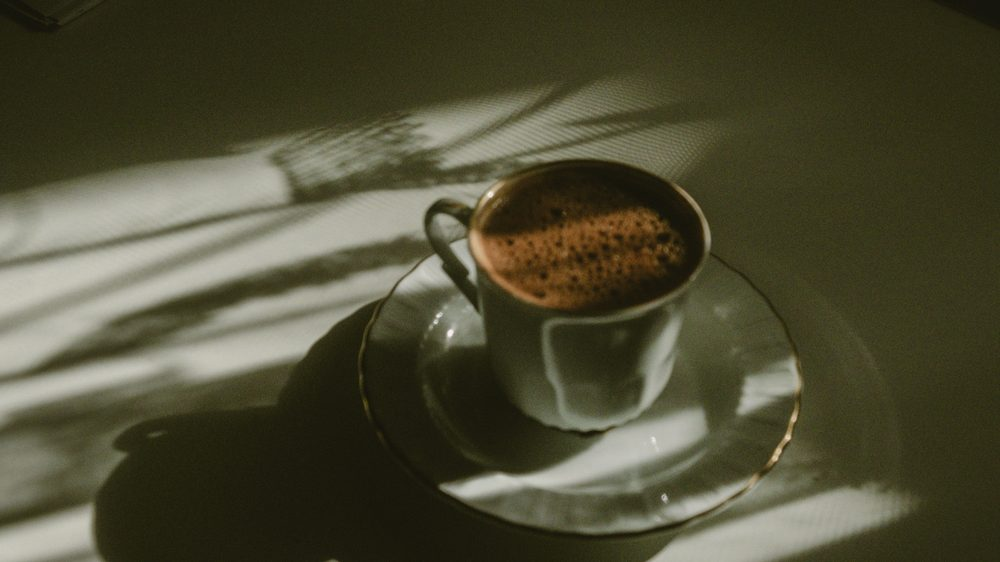
#> input picture prototype/kreated-v2/morrow/assets/img/photo/01-hero-1000.jpg, 1000 x 562 px
$ python -i build-images.py   (imports and definitions only)
#> lines starting #> are read from the running program, lines starting #| are printed output that depends on the picture
#> further down, picture is the input picture: PIL image 1000x562 RGB; mean R, G, B 77.4, 75.3, 52.7
#!/usr/bin/env python3
"""MORROW — photography build.

Reads tools/photo-manifest.json, and for every entry:
  1. opens the original from the source directory (never modified),
  2. crops to the slot's aspect ratio around a chosen focal point,
  3. applies the restrained house grade (saturation -8%, blacks lifted to
     ~#231B16, highlights nudged warm, shadows nudged olive),
  4. resizes to each requested width (never upscales),
  5. writes AVIF + WebP + JPEG into assets/img/photo/.

Usage:  python3 tools/build-images.py            # build everything
        python3 tools/build-images.py 01-hero    # one slot

Manifest entry:
  { "slot": "01-hero", "src": "18579918-busranur-aydin.jpg",
    "ar": [16, 9], "focus": [0.5, 0.5], "widths": [2400, 1600, 1000],
    "grade": true, "sat": 0.92 }   # sat is optional; lower it for a frame that runs hot
`focus` is the fractional x/y of the crop window within the original
(0 = left/top, 1 = right/bottom). Optional: `zoom` (1.2 = a 20% tighter
window), `sat` (saturation multiplier), `warm` (+red/-blue in 0–255 units),
and `overlays` — brand elements composited onto the crop:
  {"type":"mark","x":.28,"y":.45,"size":.09,"color":"#F2ECE1","opacity":.92}
  {"type":"text","text":"MON–FRI 6:30 — 15:00","x":.28,"y":.52,"size":.012,
   "anchor":"center","tracking":.08,"font":"JetBrainsMono.ttf"}
Overlays are how the Morrow mark appears on the door glass and the takeaway
cup: disclosed in SOURCES.md, never passed off as photographed.
Sizes/ratios come from assets/img/README.md.
"""
import json, os, sys
from PIL import Image, ImageEnhance, ImageOps, ImageDraw, ImageFont, ImageChops

HERE = os.path.dirname(os.path.abspath(__file__))
ROOT = os.path.join(HERE, '..')
SRC = os.path.join(ROOT, '..', '..', '..', 'assets', 'photography', 'morrow')
OUT = os.path.join(ROOT, 'assets', 'img', 'photo')

# [18 lines left out: functions crop_ar, warm, not called in this run]

FONTS = os.path.join(HERE, 'fonts')

# [49 lines left out: functions draw_mark, overlay, not called in this run]

def grade(im, sat=0.92):
    """One restrained grade for every image so they read as one shoot."""
#> called with sat = 0.92
    im = ImageEnhance.Color(im).enhance(sat)             # saturation -8% by default
    # tone: lift blacks a touch, hold whites just under clip
    lut = [int(round(10 + i * (247 - 10) / 255)) for i in range(256)]
    im = im.point(lut * 3)
    # warm highlights / olive shadows, weighted by luminance
    r, g, b = im.split()
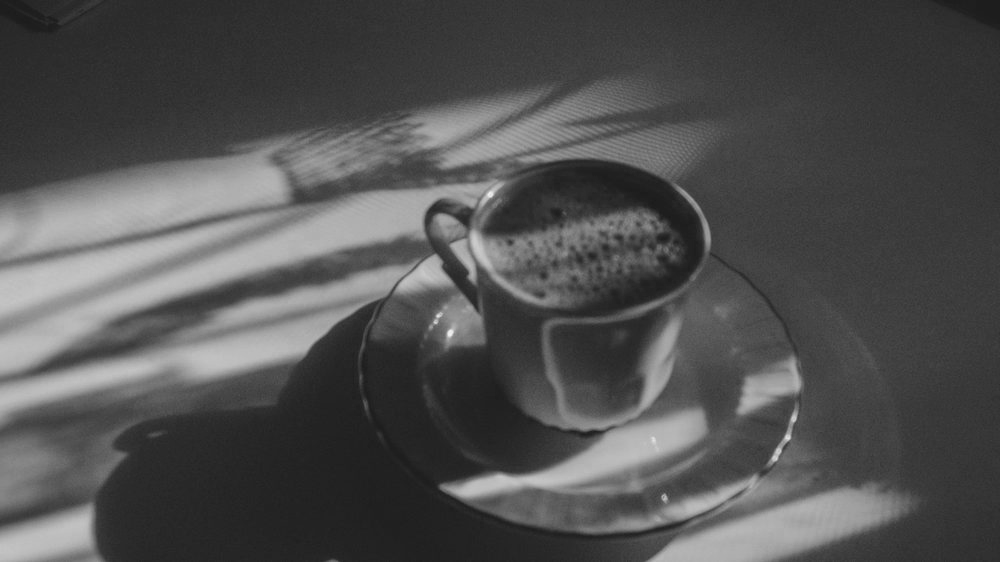
#> r: PIL image 1000x562 L; min 26, max 240, mean 81
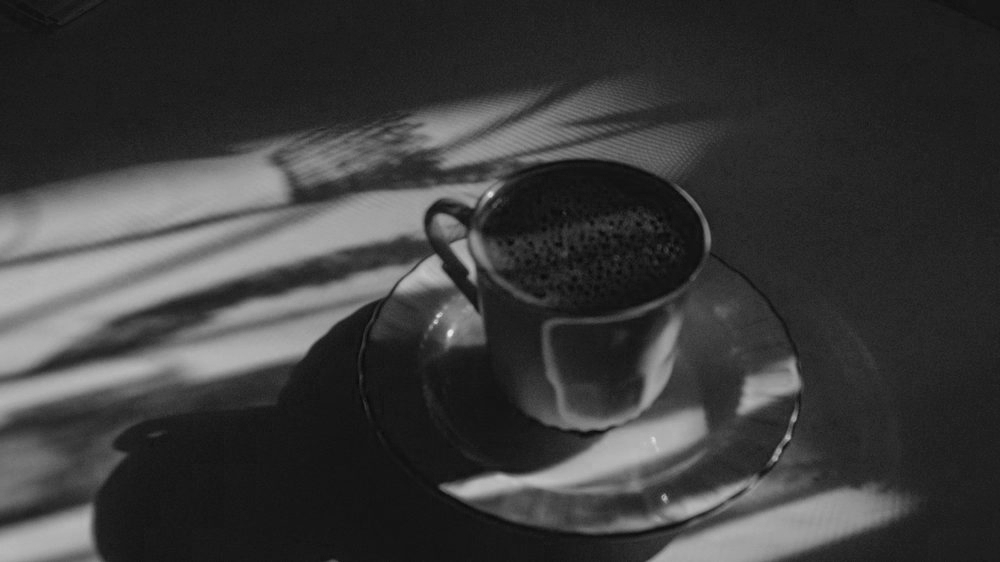
#> b: PIL image 1000x562 L; min 11, max 232, mean 60
    lum = ImageOps.grayscale(im)
    hi = lum.point(lambda v: max(0, (v - 150)) * 255 // 105)   # 0 below 150 → 255 at 255
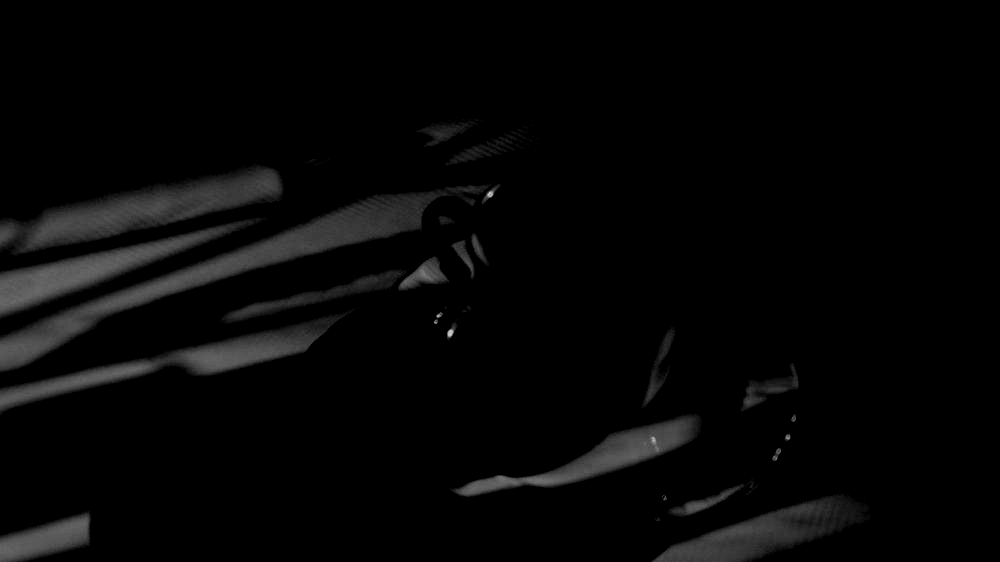
#> hi: PIL image 1000x562 L; min 0, max 208, mean 6.2
    lo = lum.point(lambda v: max(0, (110 - v)) * 255 // 110)   # 255 at 0 → 0 above 110
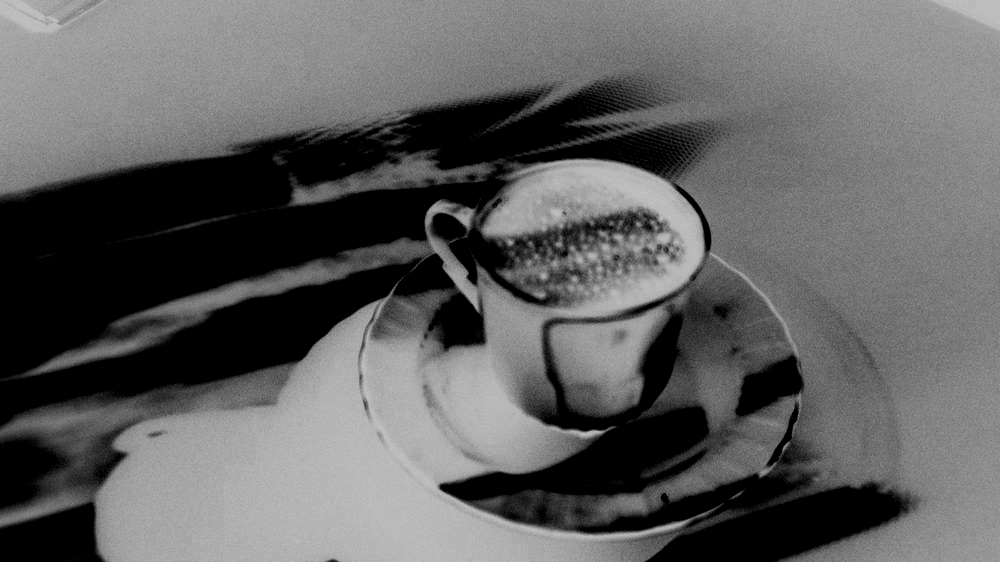
#> lo: PIL image 1000x562 L; min 0, max 197, mean 96.8
    r = Image.composite(r.point(lambda v: min(255, v + 5)), r, hi)
    b = Image.composite(b.point(lambda v: max(0, v - 4)), b, hi)
    g = Image.composite(g.point(lambda v: min(255, v + 3)), g, lo)
    b = Image.composite(b.point(lambda v: max(0, v - 3)), b, lo)
    return Image.merge('RGB', (r, g, b))

# [25 lines left out: function build, not called in this run]

# [7 lines not run here, left out]

>>> from PIL import Image
>>> picture = Image.open('../assets/img/photo/01-hero-1000.jpg')
>>> result = grade(picture)
